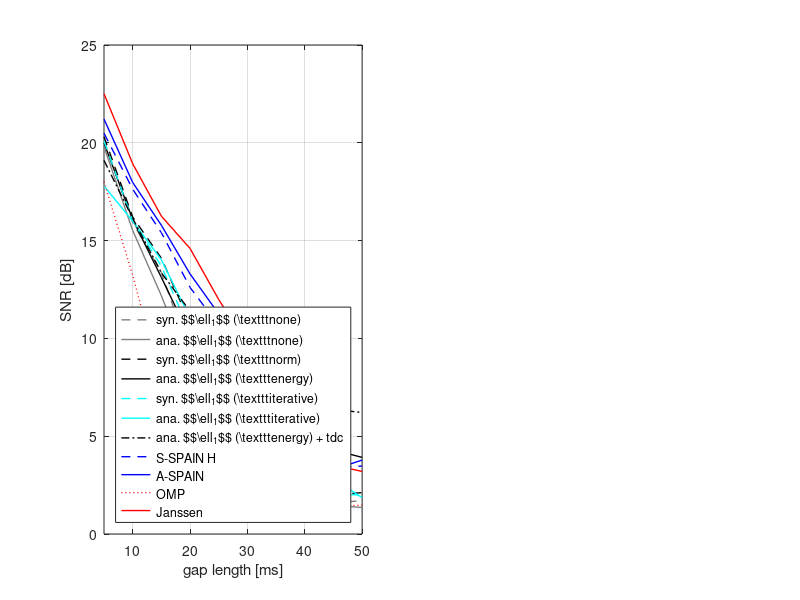

MATLAB code for this plot: (Note: this script raises an error after producing the figure.)
%%%%%%%%%%%%%%%%%%%%%%%%%%%%%%%%%%%%%%%%%%%%%%%%%%%%%%%%%%%%%%%%%%%%%%%%%%%
%                                                                         %
%                    plotting the average performance                     %
%                                                                         %
%%%%%%%%%%%%%%%%%%%%%%%%%%%%%%%%%%%%%%%%%%%%%%%%%%%%%%%%%%%%%%%%%%%%%%%%%%%

% Date: 08/07/2020
% By Ondrej Mokry
% Brno University of Technology
% Contact: ondrej.mokry@mensa.cz

for offset = 1:2
    
    if offset == 1
        load('final_test_full');
    else
        load('final_test_half');
    end
    algos = {'syn. $$\ell_1$$ (\texttt{none})',...
             'ana. $$\ell_1$$ (\texttt{none})',...
             'syn. $$\ell_1$$ (\texttt{norm})',...
             'ana. $$\ell_1$$ (\texttt{energy})',...
             'syn. $$\ell_1$$ (\texttt{iterative})',...   
             'ana. $$\ell_1$$ (\texttt{iterative})',...
             'ana. $$\ell_1$$ (\texttt{energy}) + tdc',...
             'S-SPAIN H',...
             'A-SPAIN',...
             'OMP',...
             'Janssen'};

    gaps = 5:5:50;     
    figure

    %            DR        CP        wDR       wCP       reDR      reCP      wCPtdc      S-SPAIN   A-SPAIN,  OMP       Janssen
    colors  = [ .5 .5 .5; .5 .5 .5;  0  0  0;  0  0  0;  0  1  1;  0  1  1;  0  0  0;  0  0  1;  0  0  1;  1  0  0;  1  0  0 ];
    styles  = { '--',      '-',      '--',     '-',      '--',     '-',      '-.',     '--',     '-',      ':',     '-'     };
    markers = { 'none',    'none',   'none',   'none',   'none',   'none',   'none',   'none',   'none',   'none',   'none'  };
    widths  = [ 1,         1,        1,        1,        1,        1,        1,        1,        1,        1,        1       ];
    
    % which metrics to plot
    metrics_l = [ 1,... % SNR
                  0,... % fullSNR
                  1,... % PemoQ ODG
                  0,... % PemoQ PSM
                  0,... % PemoQ PSMt
                  0,... % PEAQ ODG
                  ];

    metrics = {'SNR [dB]','fullSNR [dB]','PemoQ ODG','PemoQ PSM','PemoQ PSMt','PEAQ ODG'};
              
    switch sum(metrics_l)
        case 1
            a = 1; b = 1;
        case 2
            a = 1; b = 2;
        case 3
            a = 1; b = 3;
        case 4
            a = 2; b = 2;
        case {5, 6}
            a = 2; b = 3;
    end           
    i = 0; % counter of the plots
    
    %% plotting the selected metrics
    for j = 1:6
        if metrics_l(j)
            i = i + 1;
            subplot(a,b,i)
            hold on
            for algo = 1:length(algos)

                % reading the data, computing mean values and plotting
                switch j
                    case 1
                        avg_per_algo = mean(SNRs(:,algo,:,:),1,'omitnan');
                        avg_per_algo_and_gap = mean(avg_per_algo,4);   
                        plot(gaps,avg_per_algo_and_gap(:),...
                            'color',colors(algo,:),...
                            'linestyle',styles{algo},...
                            'marker',markers{algo},...
                            'linewidth',widths(algo))
                    case 2
                        avg_per_algo = mean(fullSNRs(:,algo,:),1,'omitnan'); 
                    case 3
                        avg_per_algo = mean(PemoQ.ODGs(:,algo,:),1,'omitnan');
                    case 4
                        avg_per_algo = mean(PemoQ.PSMs(:,algo,:),1,'omitnan');
                    case 5
                        avg_per_algo = mean(PemoQ.PSMts(:,algo,:),1,'omitnan');
                    case 6
                        avg_per_algo = mean(PEAQ(:,algo,:),1,'omitnan');
                end                
                if j > 1
                   plot(gaps,avg_per_algo(:),...
                        'color',colors(algo,:),...
                        'linestyle',styles{algo},...
                        'marker',markers{algo},...
                        'linewidth',widths(algo))
                end
                
            end
            
            % legend and axes properties
            legend(algos,'location','southwest','numcolumns',1)
            xlabel('gap length [ms]')
            ylabel(metrics{j})
            xlim([5 50])
            grid on
            box on
            ax = gca;
            ax.XTick = 5:5:50;
            switch j
                case {1, 2}
                    ylim([0 18])
                    ax.YTick = 0:2:18;
                case {3, 6}
                    ylim([-4 0])
                case {4, 5}
                    ylim([0 1])
            end
            
        end
    end

    %% sgtitle
    if offset == 1
        sgtitle('Overall comparison of the methods with full offset');
    else
        sgtitle('Overall comparison of the methods with half offset');
    end
    
end

%%%%%%%%%%%%%%%%%%%%%%%%%%%%%%%%%%%%%%%%%%%%%%%%%%%%%%%%%%%%%%%%%%%%%%%%%%%
%                                                                         %
%                 plotting the performance for each signal                %
%                                                                         %
%%%%%%%%%%%%%%%%%%%%%%%%%%%%%%%%%%%%%%%%%%%%%%%%%%%%%%%%%%%%%%%%%%%%%%%%%%%

sigs = { 'a08_violin',...
         'a16_clarinet',...
         'a18_bassoon',...
         'a25_harp',...
         'a35_glockenspiel',...
         'a41_celesta',...
         'a42_accordion',...
         'a58_guitar_sarasate',...
         'a60_piano_schubert',...
         'a66_wind_ensemble_stravinsky' };

for offset = 1:2
    
    if offset == 1
        load('final_test_full');
    else
        load('final_test_half');
    end
    
    for metric = find(metrics_l)
        
        switch metric
            case 1
                data = SNRs;
            case 2
                data = fullSNRs;
            case 3
                data = PemoQ.ODGs;
            case 4
                data = PemoQ.PSMs;
            case 5
                data = PemoQ.PSMts;
            case 6
                data = PEAQ;
        end
        
        figure

        for signal = 1:10
            
            subplot(2,5,signal)
            hold on
            
            % reading the data, computing mean values if necessary and plotting
            if metric == 1
                plotdata = mean(data(signal,:,:,:),4,'omitnan');
            else
                plotdata = data(signal,:,:);
            end            
            for algo = 1:length(algos)
                plotvector = plotdata(:,algo,:);
                plot(gaps,plotvector(:),...
                    'color',colors(algo,:),...
                    'linestyle',styles{algo},...
                    'marker',markers{algo},...
                    'linewidth',widths(algo))
            end
            
            % legend and axes properties
            if signal == 10
                legend(algos,'position',[0 0.475 1 0.05],'orientation','horizontal')
            end
            %legend(algos,'location','south')
            xlabel('gap length [ms]')
            ylabel(metrics{metric})
            xlim([5 50])
            grid on
            box on
            ax = gca;
            ax.XTick = 5:5:50;
            switch metric
                case {1, 2}
                    ylim([0 24])
                    ax.YTick = 0:4:24;
                case {3, 6}
                    ylim([-4 0])
                case {4, 5}
                    ylim([0 1])
            end            
            title(sigs{signal},'interpreter','none')
            
        end
        
        %% sgtitle
        if offset == 1
            sgtitle('Comparison of the methods with full offset for each signal');
        else
            sgtitle('Comparison of the methods with half offset for each signal');
        end
    
    end
end